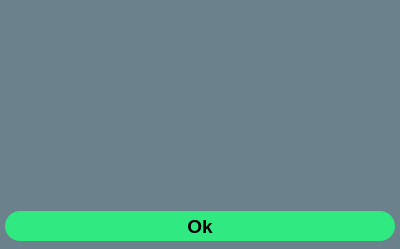
<?xml version="1.0" encoding="UTF-8"?>
<ui version="4.0">
 <class>Dialog</class>
 <widget class="QDialog" name="Dialog">
  <property name="geometry">
   <rect>
    <x>0</x>
    <y>0</y>
    <width>400</width>
    <height>249</height>
   </rect>
  </property>
  <property name="windowTitle">
   <string>Dialog</string>
  </property>
  <property name="styleSheet">
   <string notr="true">QDialog{
	background-color: rgb(107, 129, 140);
}

QPushButton{
	background-color: rgb(49, 233, 129);
	border-radius: 15px;
}
QPushButton:hover{
	background-color: rgb(27, 233, 171);
}

QLabel{
	color: white;
}
</string>
  </property>
  <layout class="QVBoxLayout" name="verticalLayout">
   <property name="spacing">
    <number>0</number>
   </property>
   <property name="leftMargin">
    <number>5</number>
   </property>
   <property name="topMargin">
    <number>0</number>
   </property>
   <property name="rightMargin">
    <number>5</number>
   </property>
   <property name="bottomMargin">
    <number>8</number>
   </property>
   <item>
    <widget class="QLabel" name="label">
     <property name="font">
      <font>
       <pointsize>16</pointsize>
      </font>
     </property>
     <property name="text">
      <string/>
     </property>
     <property name="alignment">
      <set>Qt::AlignLeading|Qt::AlignLeft|Qt::AlignVCenter</set>
     </property>
     <property name="wordWrap">
      <bool>true</bool>
     </property>
    </widget>
   </item>
   <item>
    <widget class="QPushButton" name="pushButton">
     <property name="sizePolicy">
      <sizepolicy hsizetype="Expanding" vsizetype="Fixed">
       <horstretch>0</horstretch>
       <verstretch>0</verstretch>
      </sizepolicy>
     </property>
     <property name="minimumSize">
      <size>
       <width>0</width>
       <height>30</height>
      </size>
     </property>
     <property name="font">
      <font>
       <pointsize>14</pointsize>
       <weight>75</weight>
       <bold>true</bold>
      </font>
     </property>
     <property name="text">
      <string>Ok</string>
     </property>
    </widget>
   </item>
  </layout>
 </widget>
 <resources/>
 <connections/>
</ui>
